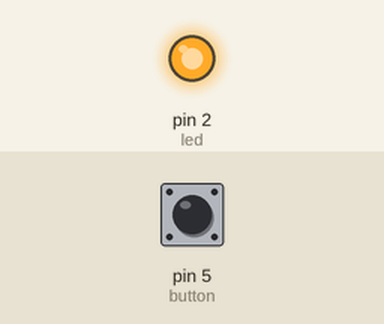
Bench run of a sketch on a simulated Arduino Uno, built with avr-gcc and run on an emulated ATmega328P. Shown: output pins drawn as LEDs (lit = HIGH). The test bench sets the inputs (shaded band); at power-on: pin 5 (button) LOW.

Above: at 1.2 s.
1.3 s: pin 5 (button) pulled HIGH for 0.15 s
At 1.37 s:
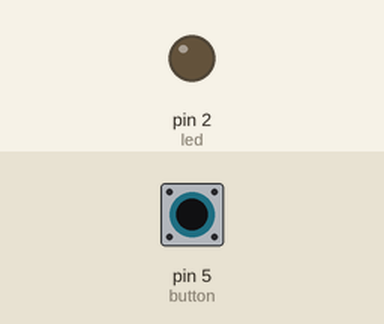
2.9 s: pin 5 (button) pulled HIGH for 3.2 s
At 6.5 s:
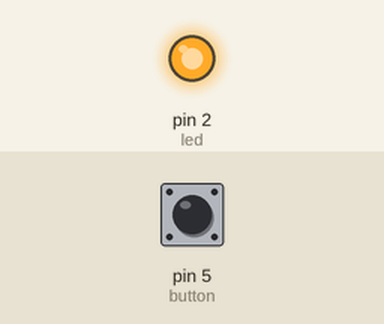
Timing chart, 0 to 8.0 s (numbered marks = the images above; inputs shaded):
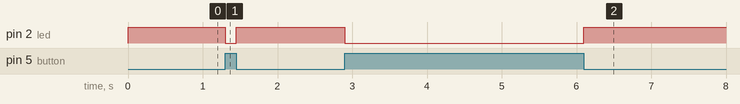

The sketch:

led_button.ino
```cpp
const int button = 5;
const int led = 2;
int status;

void setup() {
  pinMode(button, INPUT);
  pinMode(led, OUTPUT);

}

void loop() {
  status = digitalRead(button);
  if(status == HIGH){
    digitalWrite(led, LOW);
  }
  if(status == LOW){
    digitalWrite(led, HIGH);
  }

}
```

Measured:
- after the input at 1.3 s, pin 2 (led): HIGH → LOW at once, → HIGH 0.15 s later
- after the input at 2.9 s, pin 2 (led): HIGH → LOW at once, → HIGH 3.2 s later
